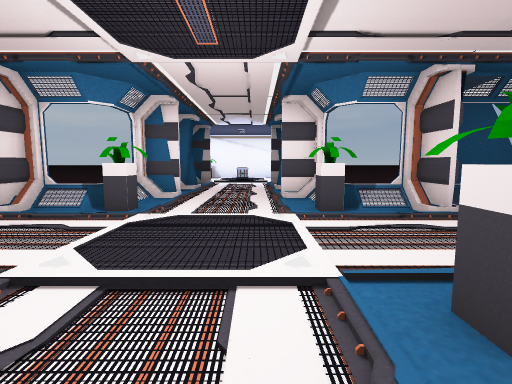
view 1 (above)

21 first-person views from a walk through a 3-D level made in the Unity game engine. The camera is 1.4 m above the floor, tilts 6° down and sees 85° across. The floor is counted in squares, 2 m on a side. Each view is taken from the middle of a square. On the plan, view 1 faces up. The plan holds only what a view shows up to about 9 squares ahead; the rest is blank. The place goes on beyond the plan. The player is left out. Door leaves are left out, so doorways stand open.

view 2
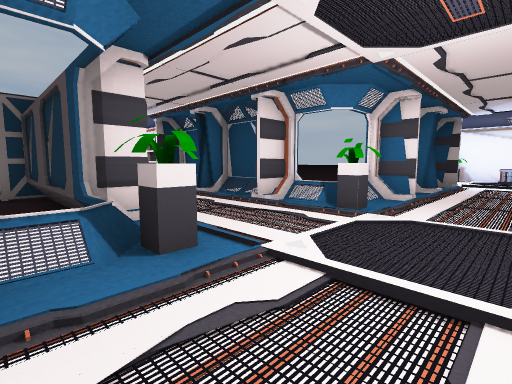

view 3
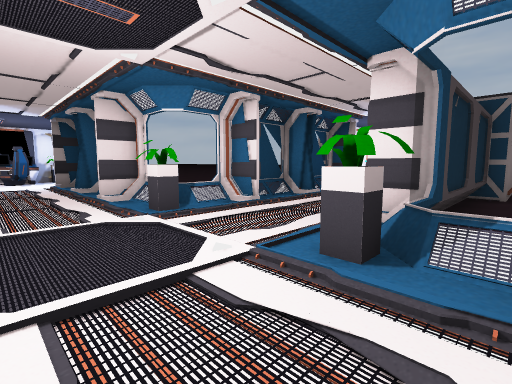

view 4
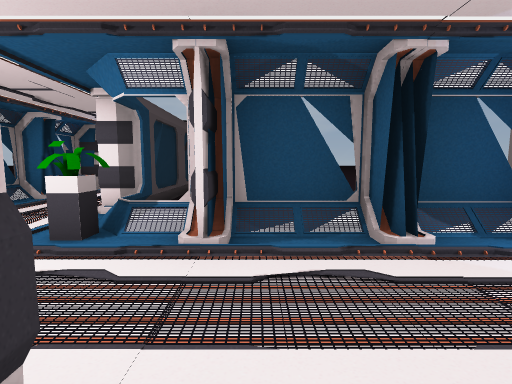

view 5
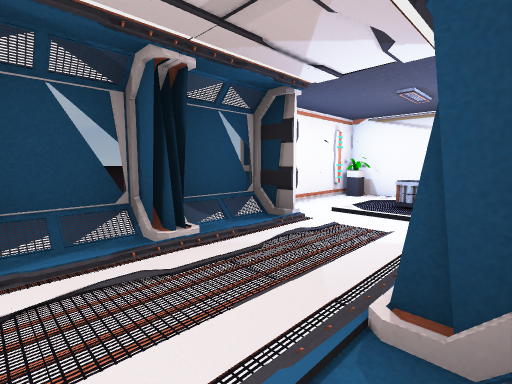

view 6
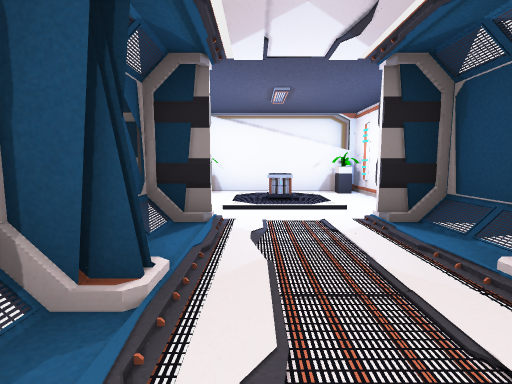

view 7
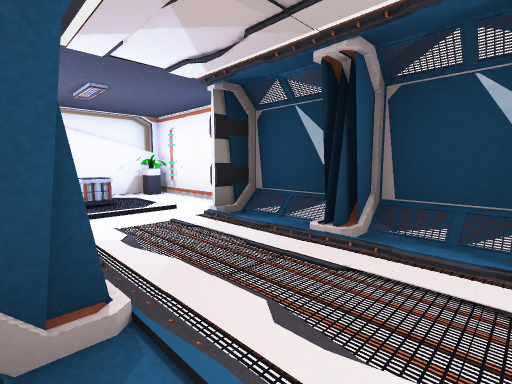

view 8
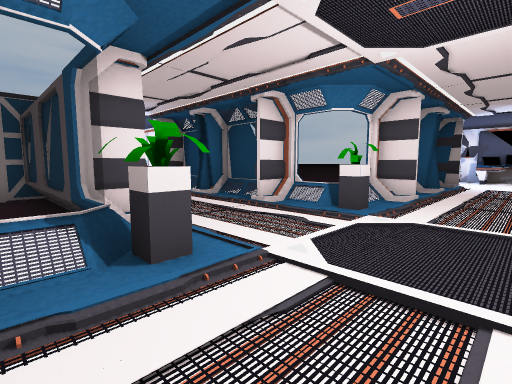

view 9
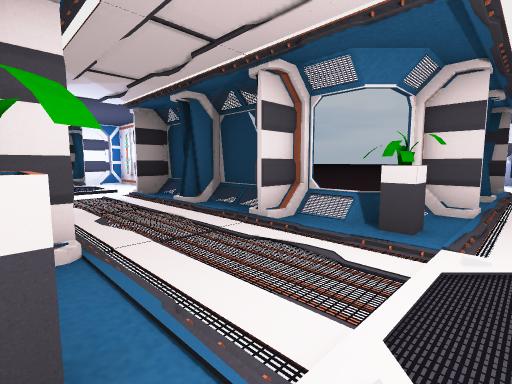

view 10
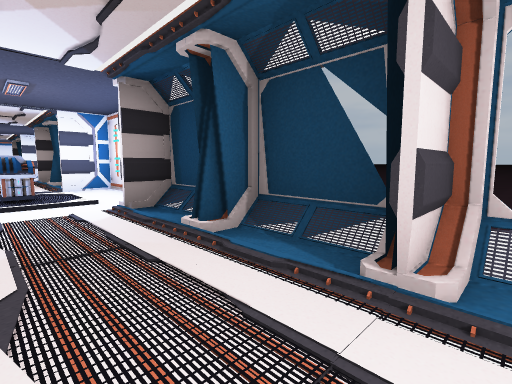

view 11
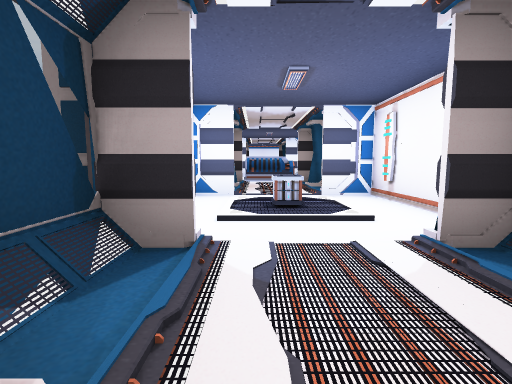

view 12
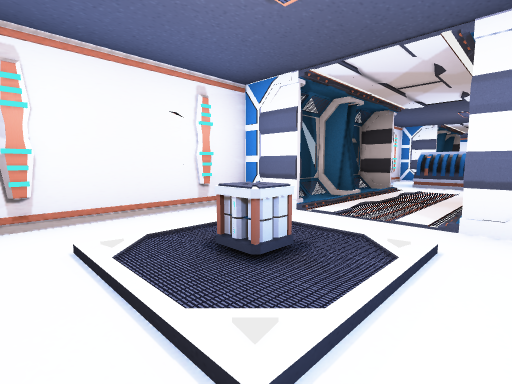

view 13
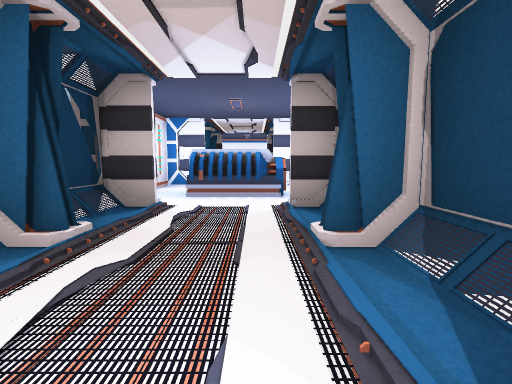

view 14
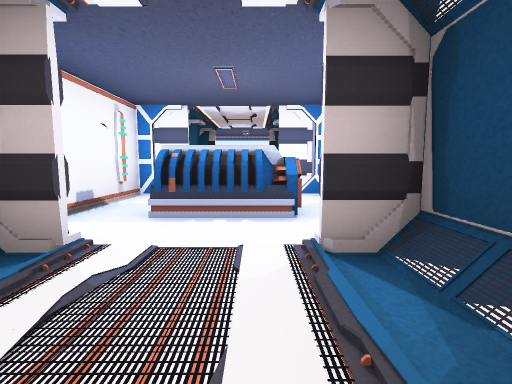

view 15
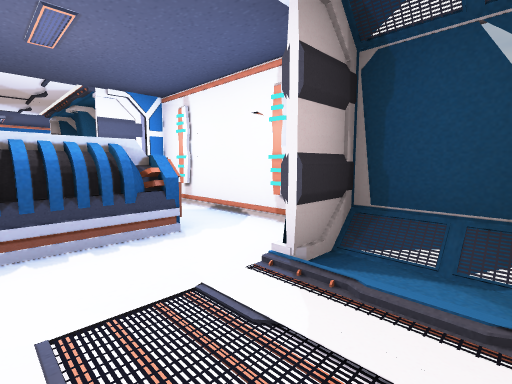

view 16
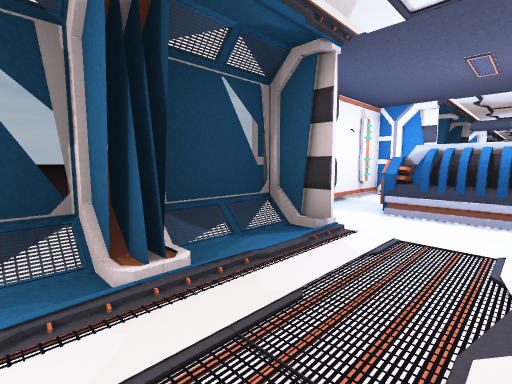

view 17
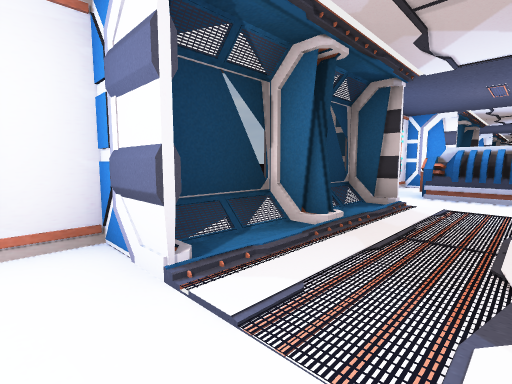

view 18
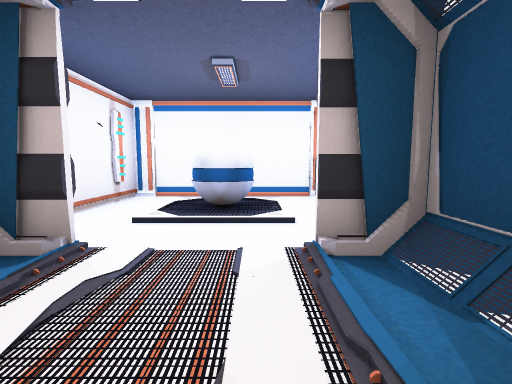

view 19
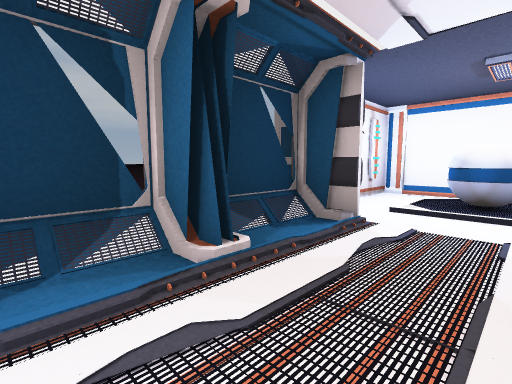

view 20
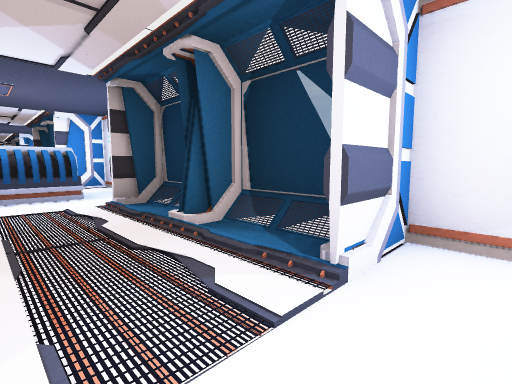

view 21
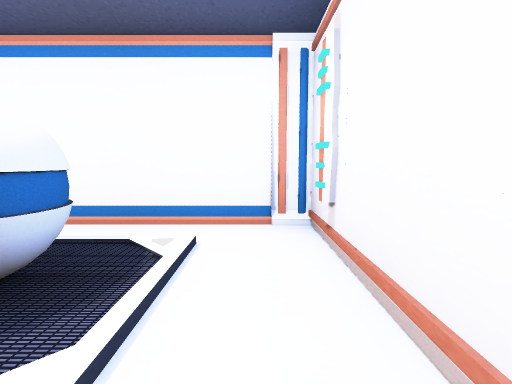

### Floor plan
Key: @ floor where view 1 was taken; # wall or solid block; . floor; / step, stairs or slope; D open door; = window, fence, low wall or low ledge; O other object.
Columns run from 10 left of view 1 to 11 right of it. Each row starts with its distance up from view 1.
 10             #
  9         =..#.
  8         #..#.
  7        =/../#
  6         #..#.
  5      # =/../=# ######
  4    ##/#/O..O=/#/#...O#
  3 #....................#
  2 .....................#
  1    ##/#/O..O=/#/#...O#
  0    #. .==.@=.= =# ###
 -1        #/../#
 -2         #..=.
 -3         /../#
 -4         #..=#
 -5         ....#
 -6        #....#
 -7        #....#
 -8        ##..##
 -9        #/../
-10         #..#
-11        #/../#
-12        ##..=#
-13        #....#
-14        #.##.#
-15        #....#
-16        ##..##
-17        #/../#
-18         #..#
-19        #/../#
-20        ##DD##
-21        #....#
-22        #.#..#
-23        #....#
-24        #/...#
-25         ####

Where each view was taken, in squares from view 1:
view 1: 0 up, 0 right, facing up
view 2: 0 up, 0 right, facing up-left
view 3: 2 up, 2 right, facing up-left
view 4: 1 up, 3 right, facing up
view 5: 1 up, 3 right, facing up-right
view 6: 3 up, 3 right, facing right
view 7: 4 up, 3 right, facing down-right
view 8: 3 up, 2 right, facing down-left
view 9: 2 up, 1 right, facing down-left
view 10: 0 up, 0 right, facing down-left
view 11: 2 down, 0 right, facing down
view 12: 5 down, 2 left, facing down-right
view 13: 8 down, 1 left, facing down
view 14: 10 down, 1 left, facing down
view 15: 11 down, 0 right, facing down-left
view 16: 19 down, 0 right, facing up-left
view 17: 21 down, 0 right, facing up-left
view 18: 18 down, 1 left, facing down
view 19: 17 down, 1 left, facing down-right
view 20: 21 down, 1 left, facing up-right
view 21: 21 down, 2 left, facing down
